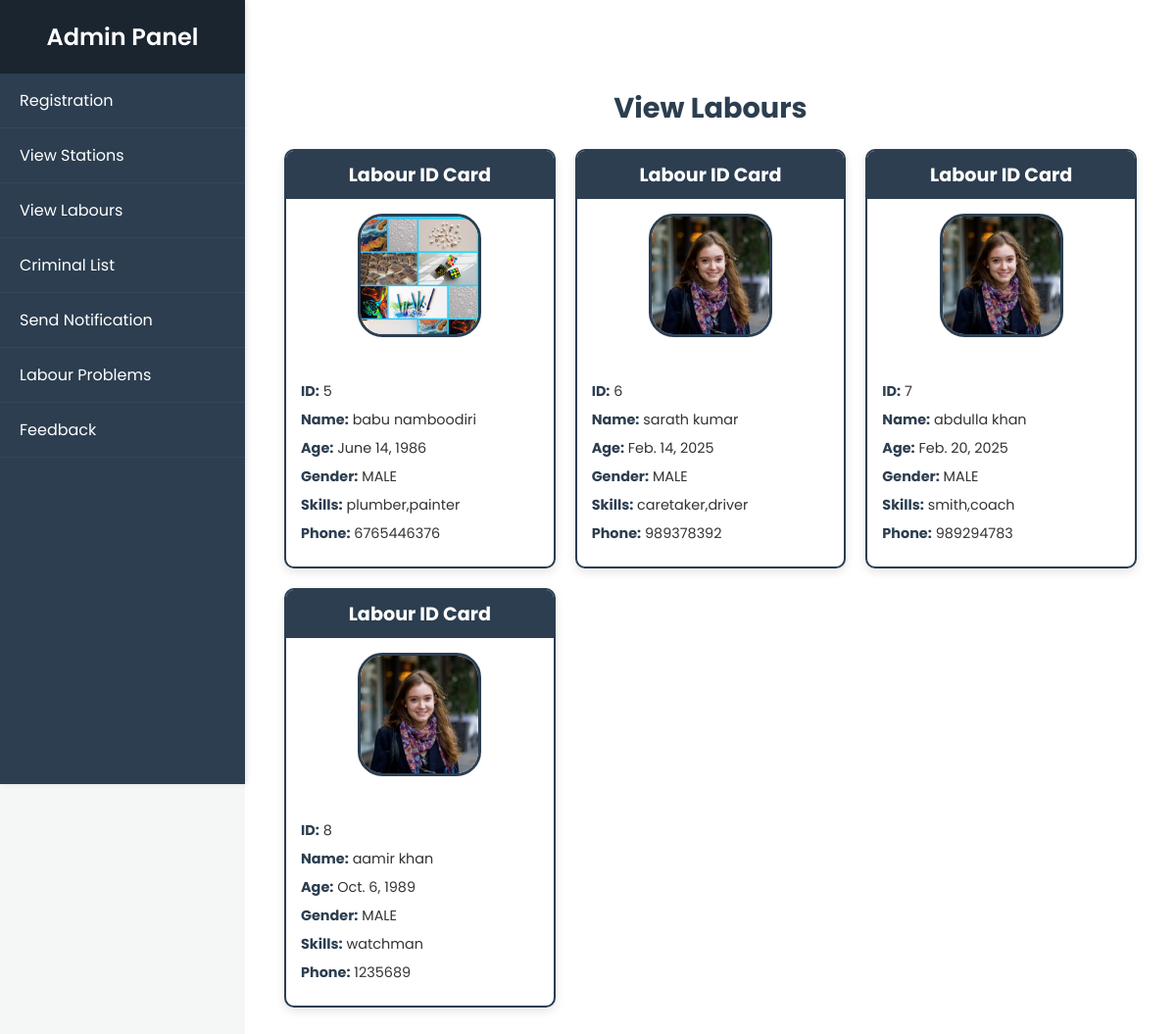
The app's page /my_admin/viewlabours/ with its own data.
### my_admin/models.py (models this page shows, shortened)
class LabourDetails(models.Model):
    gender=[
        ('MALE','male'),
        ('FEMALE','female'),
        ('OTHER','other')
    ]
    name=models.CharField(max_length=50,null=True,blank=True)
    age=models.DateField(null=True,blank=True)
    gender=models.CharField(max_length=50,null=True,blank=True,choices=gender)
    aadhar_no=models.IntegerField(null=True,blank=True)
    skills=models.CharField(max_length=600,null=True,blank=True)
    phone=models.CharField(max_length=20,null=True,blank=True)
    alternative_phone=models.CharField(max_length=20,null=True,blank=True)
    user_details=models.OneToOneField(LoginDetails,models.CASCADE,null=True,blank=True)
    photo = models.ImageField(null=True, blank=True, upload_to='labour_gallery')
    id_image = models.ImageField(null=True, blank=True, upload_to='labour_gallery')
    ration_card = models.ImageField(null=True, blank=True, upload_to='labour_gallery')
    updated_at = models.DateTimeField(auto_now_add=True)
    created_at = models.DateTimeField(auto_now_add=True)

### my_admin/views.py (the view)
# urls.py: path('viewlabours/',ViewLabours.as_view(),name='viewlabours'),
class ViewLabours(View):
    def get(self,request):
        labours=LabourDetails.objects.select_related('user_details').all()
        return render(request,'my_admin/view_labours.html',{'labour':labours})

### template/my_admin/view_labours.html
{% extends 'my_admin/home.html' %}
{% block body %}
    <div class="labours-container">
        <h3 class="page-title">View Labours</h3>
        <div class="labours-list">
            {% for lab in labour %}
                <div class="labour-card">
                    <div class="labour-header">
                        <h4>Labour ID Card</h4>
                    </div>
                    <div class="labour-photo">
                        <img src="{{ lab.photo.url }}" alt="{{ lab.name }}">
                    </div>
                    <div class="labour-details">
                        <p><strong>ID:</strong> {{ lab.id }}</p>
                        <p><strong>Name:</strong> {{ lab.name }}</p>
                        <p><strong>Age:</strong> {{ lab.age }}</p>
                        <p><strong>Gender:</strong> {{ lab.gender }}</p>
                        <p><strong>Skills:</strong> {{ lab.skills }}</p>
                        <p><strong>Phone:</strong> {{ lab.phone }}</p>
                    </div>
                </div>
            {% endfor %}
        </div>
    </div>
{% endblock %}

### static/css/admin_home.css (style rules this page uses)
* { font-family: 'Poppins', sans-serif; }
body { margin: 0; padding: 0; background-color: #f4f7f6; color: #333; }
.page-title { font-size: 2rem; color: #2c3e50; text-align: center; margin-bottom: 20px; }
.labours-container { max-width: 1200px; margin: 20px auto; padding: 20px; }
.page-title { font-size: 1.8rem; color: #2c3e50; text-align: center; margin-bottom: 20px; }
.labours-list { display: grid; grid-template-columns: repeat(auto-fit, minmax(250px, 1fr)); gap: 20px; }
.labour-card { background-color: #fff; border: 2px solid #2c3e50; border-radius: 10px; box-shadow: 0 4px 10px rgba(0, 0, 0, 0.1); overflow: hidden; transition: transform 0.3s ease, box-shadow 0.3s ease; }
.labour-header { background-color: #2c3e50; color: #fff; text-align: center; padding: 10px; }
.labour-header h4 { margin: 0; font-size: 1.2rem; }
.labour-photo { text-align: center; padding: 15px; }
.labour-photo img { width: 120px; height: 120px; border-radius: 20%; border: 3px solid #2c3e50; object-fit: cover; }
.labour-details { padding: 15px; text-align: left; }
.labour-details p { margin: 8px 0; font-size: 0.9rem; color: #333; }
.labour-details strong { color: #2c3e50; }

### records on screen
LabourDetails: photo (picture), id "5", name "babu namboodiri", age "June 14, 1986", gender "MALE", skills "plumber,painter", phone "6765446376"
LabourDetails: photo (picture), id "6", name "sarath kumar", age "Feb. 14, 2025", gender "MALE", skills "caretaker,driver", phone "989378392"
LabourDetails: photo (picture), id "7", name "abdulla khan", age "Feb. 20, 2025", gender "MALE", skills "smith,coach", phone "989294783"
LabourDetails: photo (picture), id "8", name "aamir khan", age "Oct. 6, 1989", gender "MALE", skills "watchman", phone "1235689"
